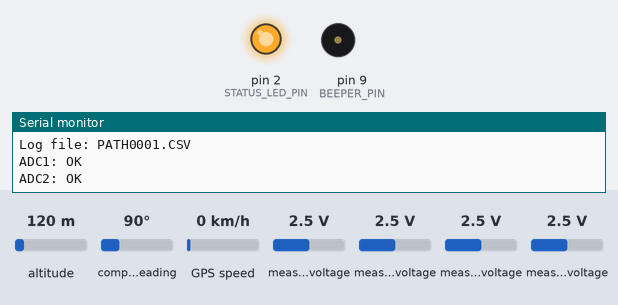
The program below on a simulated Arduino Nano, built with avr-gcc and run on an emulated ATmega328P. Parts: output pins drawn as LEDs (lit = HIGH), buzzer (waves = sounding, pin HIGH), the last lines printed to the serial monitor. The inputs (shaded band) are chosen by the test bench; at power-on: altitude 120 m, compass heading 90°, GPS speed 0 km/h, measured voltage 2.5 V. Storage starts empty; the GPS gets a fix after 3 s at 37.7749, -122.4194 with 8 satellites.

Above: at 0.7 s.
At 3.06 s:
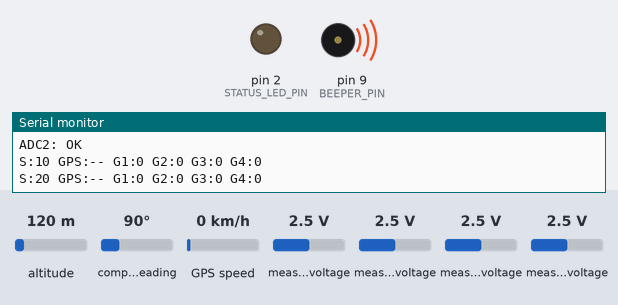
Timing chart, 0 to 3.4 s (numbered marks = the images above):
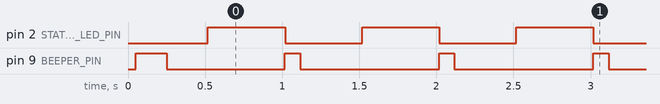

The program:

main.cpp
```cpp
// (licence header left out)
#include <Arduino.h>
#include <Wire.h>
#include <Adafruit_ADS1X15.h>
#include <TinyGPSPlus.h>
#include <SdFat.h>
#include <SoftwareSerial.h>
#include "config.h"

#if ENABLE_WATCHDOG
#include <avr/wdt.h>
#endif

#if ENABLE_RTC
#include <RTClib.h>
#endif

// ============================================================================
// GLOBAL OBJECTS
// ============================================================================

// ADC objects
Adafruit_ADS1115 ads1;  // Address 0x48 - Pairs 1 and 2
#if NEEDS_ADC2
Adafruit_ADS1115 ads2;  // Address 0x49 - Pairs 3 and 4
#endif

// GPS objects
SoftwareSerial gpsSerial(GPS_RX_PIN, GPS_TX_PIN);
TinyGPSPlus gps;

// SD card objects
SdFat sd;
SdFile logFile;

#if ENABLE_RTC
// Real-time clock (DS3231)
RTC_DS3231 rtc;
bool rtcReady = false;
#endif

// ============================================================================
// GLOBAL STATE
// ============================================================================

struct GradiometerReading {
    uint32_t timestamp_ms;
#if ENABLE_RTC
    char timestamp_iso[24];  // "2026-02-18T14:23:45Z" format
#endif
    double latitude;
    double longitude;
    int16_t top[NUM_SENSOR_PAIRS];
    int16_t bot[NUM_SENSOR_PAIRS];
    int16_t grad[NUM_SENSOR_PAIRS];
};

// Timing state
unsigned long lastSampleTime = 0;
unsigned long lastBeepTime = 0;
unsigned long lastBlinkTime = 0;
unsigned long sampleCount = 0;

// Non-blocking beeper state
bool beeping = false;
unsigned long beepStartTime = 0;

// System state
bool sdCardReady = false;
bool gpsLocked = false;
bool ledState = false;
bool adc1Ready = false;
#if NEEDS_ADC2
bool adc2Ready = false;
#endif
char logFileName[16];

// Error tracking
uint16_t sdWriteErrors = 0;
uint16_t adcSaturationCount = 0;

// ============================================================================
// FUNCTION DECLARATIONS
// ============================================================================

void setupPins();
void setupADCs();
void setupGPS();
void setupSD();
#if ENABLE_RTC
void setupRTC();
#endif
void createLogFile();
void writeCSVHeader();
void readGradiometers(GradiometerReading &reading);
void logReading(const GradiometerReading &reading);
void updateBeeper();
void updateStatusLED();
void printDebugInfo(const GradiometerReading &reading);
void checkSaturation(int16_t value);
void reopenLogFile();
bool anyAdcReady();

// ============================================================================
// HELPER
// ============================================================================

bool anyAdcReady() {
    #if NEEDS_ADC2
    return adc1Ready || adc2Ready;
    #else
    return adc1Ready;
    #endif
}

// ============================================================================
// SETUP
// ============================================================================

void setup() {
    #if ENABLE_WATCHDOG
    wdt_disable();
    #endif

    #if SERIAL_DEBUG
    Serial.begin(SERIAL_BAUD);
    while (!Serial && millis() < 3000);
    Serial.println(F("Pathfinder Gradiometer v" FIRMWARE_VERSION " (" FIRMWARE_DATE ")"));
    #ifdef PLATFORM_DRONE
    Serial.println(F("Platform: DRONE"));
    #elif defined(PLATFORM_BACKPACK)
    Serial.println(F("Platform: BACKPACK"));
    #else
    Serial.println(F("Platform: HANDHELD"));
    #endif
    Serial.print(F("Sensor pairs: "));
    Serial.println(NUM_SENSOR_PAIRS);
    #if GPS_LOG_QUALITY
    Serial.println(F("GPS quality logging: ON"));
    #endif
    #endif

    setupPins();
    setupADCs();
    setupGPS();
    setupSD();
    #if ENABLE_RTC
    setupRTC();
    #endif
    createLogFile();

    #if SERIAL_DEBUG
    Serial.println(F("Initialization complete. Starting acquisition..."));
    Serial.print(F("Sample rate: "));
    Serial.print(SAMPLE_RATE_HZ);
    Serial.println(F(" Hz"));
    if (sdCardReady) {
        Serial.print(F("Log file: "));
        Serial.println(logFileName);
    }
    Serial.print(F("ADC1: "));
    Serial.println(adc1Ready ? F("OK") : F("FAILED"));
    #if NEEDS_ADC2
    Serial.print(F("ADC2: "));
    Serial.println(adc2Ready ? F("OK") : F("FAILED"));
    #endif
    #if ENABLE_RTC
    Serial.print(F("RTC: "));
    Serial.println(rtcReady ? F("OK") : F("FAILED"));
    #endif
    #endif

    #if ENABLE_BEEPER
    digitalWrite(BEEPER_PIN, HIGH);
    delay(200);
    digitalWrite(BEEPER_PIN, LOW);
    #endif

    #if ENABLE_WATCHDOG
    wdt_enable(WDTO_4S);
    #endif
}

// ============================================================================
// MAIN LOOP
// ============================================================================

void loop() {
    #if ENABLE_WATCHDOG
    wdt_reset();
    #endif

    unsigned long currentTime = millis();

    // Update GPS data (call frequently to process NMEA sentences)
    while (gpsSerial.available() > 0) {
        gps.encode(gpsSerial.read());
    }

    gpsLocked = gps.location.isValid() && gps.location.age() < 2000;

    // Acquire data at configured sample rate
    unsigned long sampleInterval = 1000 / SAMPLE_RATE_HZ;
    if (currentTime - lastSampleTime >= sampleInterval) {
        lastSampleTime = currentTime;

        GradiometerReading reading;
        readGradiometers(reading);

        if (gpsLocked) {
            reading.latitude = gps.location.lat();
            reading.longitude = gps.location.lng();
        } else {
            reading.latitude = 0.0;
            reading.longitude = 0.0;
        }

        if (sdCardReady) {
            logReading(reading);
            sampleCount++;

            if (sampleCount % SD_FLUSH_INTERVAL == 0) {
                logFile.flush();
            }
        }

        #if SERIAL_DEBUG
        if (sampleCount % DEBUG_PRINT_INTERVAL == 0) {
            printDebugInfo(reading);
        }
        #endif
    }

    #if ENABLE_BEEPER
    updateBeeper();
    #endif

    updateStatusLED();
}

// ============================================================================
// HARDWARE SETUP FUNCTIONS
// ============================================================================

void setupPins() {
    #if ENABLE_BEEPER
    pinMode(BEEPER_PIN, OUTPUT);
    digitalWrite(BEEPER_PIN, LOW);
    #endif
    pinMode(STATUS_LED_PIN, OUTPUT);
    digitalWrite(STATUS_LED_PIN, LOW);

    #if SERIAL_DEBUG
    Serial.println(F("Pins configured"));
    #endif
}

void setupADCs() {
    Wire.begin();

    // ADC1 serves pairs 1-2 (always needed)
    if (ads1.begin(ADS1115_ADDR_1)) {
        ads1.setGain(ADC_GAIN);
        ads1.setDataRate(ADC_DATA_RATE);
        adc1Ready = true;
        #if SERIAL_DEBUG
        Serial.println(F("ADS1115 #1 (0x48) OK"));
        #endif
    } else {
        adc1Ready = false;
        #if SERIAL_DEBUG
        Serial.println(F("WARNING: ADS1115 #1 (0x48) not found"));
        #endif
    }

    // ADC2 serves pairs 3-4 (only needed for 3+ pairs)
    #if NEEDS_ADC2
    if (ads2.begin(ADS1115_ADDR_2)) {
        ads2.setGain(ADC_GAIN);
        ads2.setDataRate(ADC_DATA_RATE);
        adc2Ready = true;
        #if SERIAL_DEBUG
        Serial.println(F("ADS1115 #2 (0x49) OK"));
        #endif
    } else {
        adc2Ready = false;
        #if SERIAL_DEBUG
        Serial.println(F("WARNING: ADS1115 #2 (0x49) not found"));
        #endif
    }
    #endif

    if (!anyAdcReady()) {
        #if SERIAL_DEBUG
        Serial.println(F("ERROR: No ADCs found! GPS/diagnostic mode only."));
        #endif
    }
}

void setupGPS() {
    gpsSerial.begin(GPS_BAUD);

    #if SERIAL_DEBUG
    Serial.print(F("GPS initialized at "));
    Serial.print(GPS_BAUD);
    Serial.println(F(" baud"));
    #endif
}

void setupSD() {
    pinMode(SD_CS_PIN, OUTPUT);

    if (!sd.begin(SD_CS_PIN, SD_SCK_MHZ(4))) {
        #if SERIAL_DEBUG
        Serial.println(F("ERROR: SD card initialization failed!"));
        #endif
        sdCardReady = false;
        return;
    }

    sdCardReady = true;
    #if SERIAL_DEBUG
    Serial.println(F("SD card ready"));
    #endif
}

#if ENABLE_RTC
void setupRTC() {
    if (rtc.begin()) {
        if (rtc.lostPower()) {
            #if SERIAL_DEBUG
            Serial.println(F("WARNING: RTC lost power, time may be invalid"));
            #endif
        }
        rtcReady = true;
        #if SERIAL_DEBUG
        DateTime now = rtc.now();
        Serial.print(F("RTC OK: "));
        char buf[24];
        snprintf(buf, sizeof(buf), "%04d-%02d-%02dT%02d:%02d:%02dZ",
                 now.year(), now.month(), now.day(),
                 now.hour(), now.minute(), now.second());
        Serial.println(buf);
        #endif
    } else {
        rtcReady = false;
        #if SERIAL_DEBUG
        Serial.println(F("WARNING: DS3231 RTC not found, falling back to millis()"));
        #endif
    }
}
#endif

void writeCSVHeader() {
    // Build header dynamically based on NUM_SENSOR_PAIRS and GPS_LOG_QUALITY
    #if ENABLE_RTC
    logFile.print(F("timestamp_utc,lat,lon"));
    #else
    logFile.print(F("timestamp,lat,lon"));
    #endif

    #if GPS_LOG_QUALITY
    logFile.print(F(",fix_quality,hdop,altitude"));
    #endif

    for (uint8_t i = 0; i < NUM_SENSOR_PAIRS; i++) {
        logFile.print(F(",g"));
        logFile.print(i + 1);
        logFile.print(F("_top,g"));
        logFile.print(i + 1);
        logFile.print(F("_bot,g"));
        logFile.print(i + 1);
        logFile.print(F("_grad"));
    }
    logFile.println();
}

void createLogFile() {
    if (!sdCardReady) return;

    for (uint16_t i = 1; i < 10000; i++) {
        snprintf(logFileName, sizeof(logFileName), "%s%04d%s",
                 LOG_FILE_PREFIX, i, LOG_FILE_EXTENSION);

        if (!sd.exists(logFileName)) {
            if (logFile.open(logFileName, O_CREAT | O_WRITE | O_EXCL)) {
                // Firmware version comment
                logFile.print(F("# Pathfinder v" FIRMWARE_VERSION
                                " (" FIRMWARE_DATE ") pairs="));
                logFile.println(NUM_SENSOR_PAIRS);
                // Epoch offset metadata
                #if ENABLE_RTC
                logFile.println(F("# epoch_offset=absolute (ISO 8601 UTC timestamps)"));
                #else
                logFile.println(F("# epoch_offset=0 (relative ms, no RTC)"));
                #endif
                // CSV header
                writeCSVHeader();
                logFile.flush();

                #if SERIAL_DEBUG
                Serial.print(F("Created log file: "));
                Serial.println(logFileName);
                #endif
                return;
            }
        }
    }

    #if SERIAL_DEBUG
    Serial.println(F("ERROR: Could not create log file"));
    #endif
    sdCardReady = false;
}

// ============================================================================
// DATA ACQUISITION FUNCTIONS
// ============================================================================

void checkSaturation(int16_t value) {
    if (value > ADC_SATURATION_THRESHOLD || value < -ADC_SATURATION_THRESHOLD) {
        adcSaturationCount++;
        #if SERIAL_DEBUG
        if (adcSaturationCount % 10 == 1) {
            Serial.print(F("WARNING: ADC saturation (count="));
            Serial.print(adcSaturationCount);
            Serial.println(')');
        }
        #endif
    }
}

void readGradiometers(GradiometerReading &reading) {
    reading.timestamp_ms = millis();

    #if ENABLE_RTC
    if (rtcReady) {
        DateTime now = rtc.now();
        snprintf(reading.timestamp_iso, sizeof(reading.timestamp_iso),
                 "%04d-%02d-%02dT%02d:%02d:%02dZ",
                 now.year(), now.month(), now.day(),
                 now.hour(), now.minute(), now.second());
    } else {
        reading.timestamp_iso[0] = '\0';
    }
    #endif

    for (uint8_t i = 0; i < NUM_SENSOR_PAIRS; i++) {
        // Determine which ADC and whether it's ready
        bool adcOk;
        Adafruit_ADS1115 *adc;

        if (PAIR_ADC[i] == 1) {
            adc = &ads1;
            adcOk = adc1Ready;
        } else {
            #if NEEDS_ADC2
            adc = &ads2;
            adcOk = adc2Ready;
            #else
            adcOk = false;
            adc = &ads1; // unused, but avoids uninitialized warning
            #endif
        }

        if (adcOk) {
            reading.top[i]  = adc->readADC_SingleEnded(PAIR_TOP_CH[i]);
            reading.bot[i]  = adc->readADC_SingleEnded(PAIR_BOT_CH[i]);
            reading.grad[i] = reading.bot[i] - reading.top[i];
            checkSaturation(reading.top[i]);
            checkSaturation(reading.bot[i]);
        } else {
            reading.top[i] = 0;
            reading.bot[i] = 0;
            reading.grad[i] = 0;
        }
    }
}

void reopenLogFile() {
    logFile.close();
    if (logFile.open(logFileName, O_WRITE | O_AT_END)) {
        sdCardReady = true;
        sdWriteErrors = 0;
        #if SERIAL_DEBUG
        Serial.println(F("SD card: file re-opened"));
        #endif
    } else {
        sdCardReady = false;
        #if SERIAL_DEBUG
        Serial.println(F("SD card: re-open failed"));
        #endif
    }
}

void logReading(const GradiometerReading &reading) {
    if (!sdCardReady) return;

    #if ENABLE_RTC
    if (rtcReady && reading.timestamp_iso[0] != '\0') {
        logFile.print(reading.timestamp_iso);
    } else {
        logFile.print(reading.timestamp_ms);
    }
    #else
    logFile.print(reading.timestamp_ms);
    #endif
    logFile.print(',');
    logFile.print(reading.latitude, 7);
    logFile.print(',');
    logFile.print(reading.longitude, 7);

    #if GPS_LOG_QUALITY
    logFile.print(',');
    logFile.print(gps.location.isValid() ? 1 : 0);
    logFile.print(',');
    logFile.print(gps.hdop.isValid() ? gps.hdop.hdop() : 99.9, 1);
    logFile.print(',');
    logFile.print(gps.altitude.isValid() ? gps.altitude.meters() : 0.0, 1);
    #endif

    for (uint8_t i = 0; i < NUM_SENSOR_PAIRS; i++) {
        logFile.print(',');
        logFile.print(reading.top[i]);
        logFile.print(',');
        logFile.print(reading.bot[i]);
        logFile.print(',');
        logFile.print(reading.grad[i]);
    }

    if (!logFile.println()) {
        sdWriteErrors++;
        #if SERIAL_DEBUG
        Serial.print(F("SD write error #"));
        Serial.println(sdWriteErrors);
        #endif
        if (sdWriteErrors >= SD_RETRY_THRESHOLD) {
            reopenLogFile();
        }
    } else {
        if (sdWriteErrors > 0) sdWriteErrors = 0;
    }
}

// ============================================================================
// USER INTERFACE FUNCTIONS
// ============================================================================

void updateBeeper() {
    unsigned long currentTime = millis();

    if (beeping) {
        if (currentTime - beepStartTime >= BEEP_DURATION_MS) {
            digitalWrite(BEEPER_PIN, LOW);
            beeping = false;
        }
        return;
    }

    if (currentTime - lastBeepTime >= BEEP_INTERVAL_MS) {
        lastBeepTime = currentTime;
        beepStartTime = currentTime;
        digitalWrite(BEEPER_PIN, HIGH);
        beeping = true;
    }
}

void updateStatusLED() {
    unsigned long currentTime = millis();
    unsigned long blinkInterval;

    if (!anyAdcReady()) {
        blinkInterval = BLINK_ERROR / 2;
    } else if (!sdCardReady) {
        blinkInterval = BLINK_ERROR;
    } else if (!gpsLocked) {
        blinkInterval = BLINK_NO_GPS;
    } else {
        blinkInterval = BLINK_LOGGING;
    }

    if (currentTime - lastBlinkTime >= blinkInterval) {
        lastBlinkTime = currentTime;
        ledState = !ledState;
        digitalWrite(STATUS_LED_PIN, ledState);
    }
}

void printDebugInfo(const GradiometerReading &reading) {
    #if SERIAL_DEBUG
    Serial.print(F("S:"));
    Serial.print(sampleCount);
    Serial.print(F(" GPS:"));
    if (gpsLocked) {
        Serial.print(reading.latitude, 6);
        Serial.print(',');
        Serial.print(reading.longitude, 6);
    } else {
        Serial.print(F("--"));
    }

    for (uint8_t i = 0; i < NUM_SENSOR_PAIRS; i++) {
        Serial.print(F(" G"));
        Serial.print(i + 1);
        Serial.print(':');
        Serial.print(reading.grad[i]);
    }

    if (sdWriteErrors > 0) {
        Serial.print(F(" SD_ERR:"));
        Serial.print(sdWriteErrors);
    }
    if (adcSaturationCount > 0) {
        Serial.print(F(" SAT:"));
        Serial.print(adcSaturationCount);
    }
    Serial.println();
    #endif
}
```

Source omitted: config.h (8658 bytes)

Measured:
- by itself, pin 2 (STATUS_LED_PIN): repeats every 1.0 s: LOW 0.50 s, HIGH 0.50 s
- by itself, pin 9 (BEEPER_PIN): alternates HIGH for 0.10 s and LOW for 0.90 s
